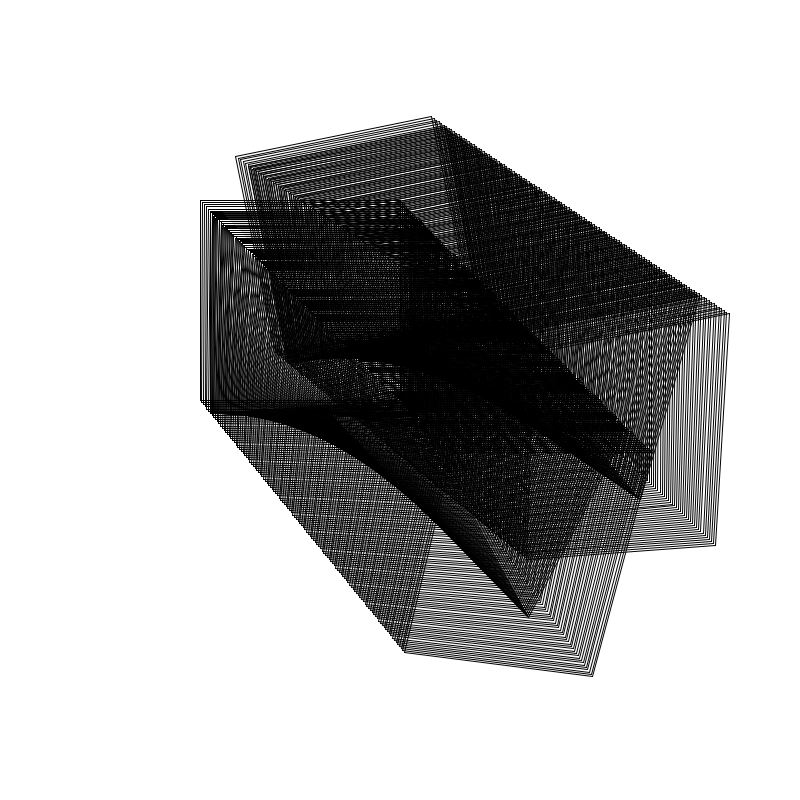
Frame 1 (no input)
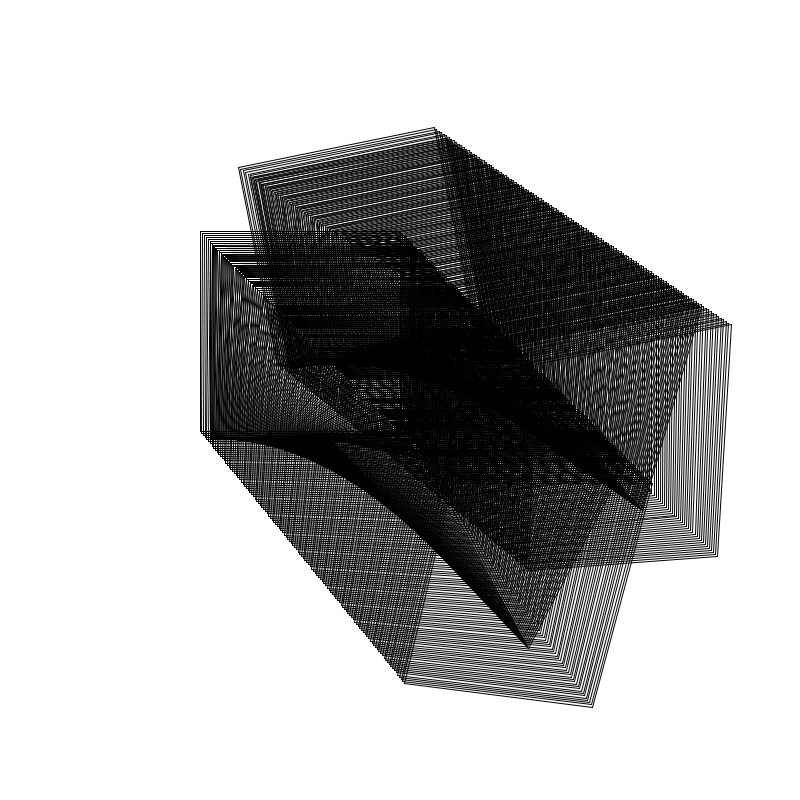
Frame 60 (the mouse pressed at the canvas centre just before this capture)
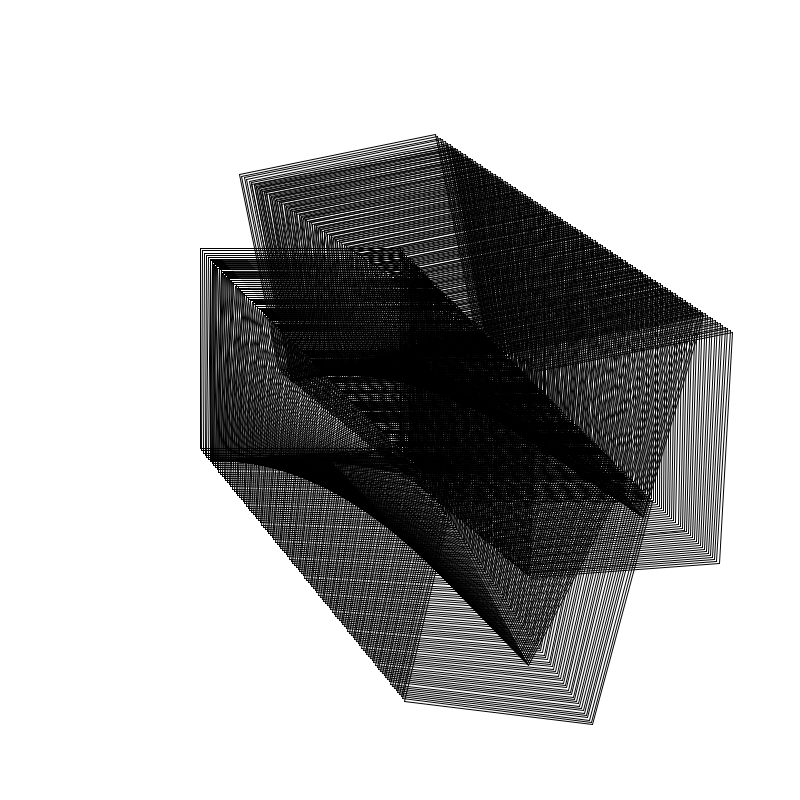
Frame 120 (the mouse held since frame 60 and released just before this capture)

The Processing sketch that drew these frames (run headless with seeded random() and noise(); from frame 60 on, the mouse is pressed at the canvas centre):

// Processing sketch: Davidsketch_240324bMoire1
// ── Davidsketch_240324bMoire1.pde
//code runs at start
void setup() {
  //set size to 800,800
  size(800, 800);
  //turn off fill
  noFill();
}

//code runs every frame
void draw() {
  //set background to white
  background(255);
  //make two overlapping quads looped over and over
  pushMatrix();
  translate(0,50*sin(frameCount/89.0023));
  for(int i = 0; i<120; i++){
    //randomly offset with bouncy middle thing
  quad(400+i*2.12,200+i*2.12,200+i*2.12,200+i*2.12,200+i*1.72,400+i*2.12,400+i*1.62,400+i*2.32);
   quad(400+10+i*1.822,200+13+i*1.822,200+10.23+i*1.822,200+12.012+i*1.822,200+10.23+i,400+9.023+sin(frameCount+i/9999)*5,400+9.13+i,400+i*1.822);
  }
  popMatrix();
  //rotate slightly and make it move up and down translate sine wave frameCount
  rotate(-0.2);
  translate(0,20*sin(frameCount/99.0023));
    for(int i = 0; i<120; i++){
  quad(400+i*2.12,200+i*2.12,200+i*2.12,200+i*2.12,200+i*1.72,400+i*2.12,400+i*1.62,400+i*2.32);
   quad(400+10+i*1.822,200+13+i*1.822,200+10.23+i*1.822,200+12.012+i*1.822,200+10.23+i,400+9.023+sin(frameCount+i/9999)*5,400+9.13+i,400+i*1.822);
  }
}
